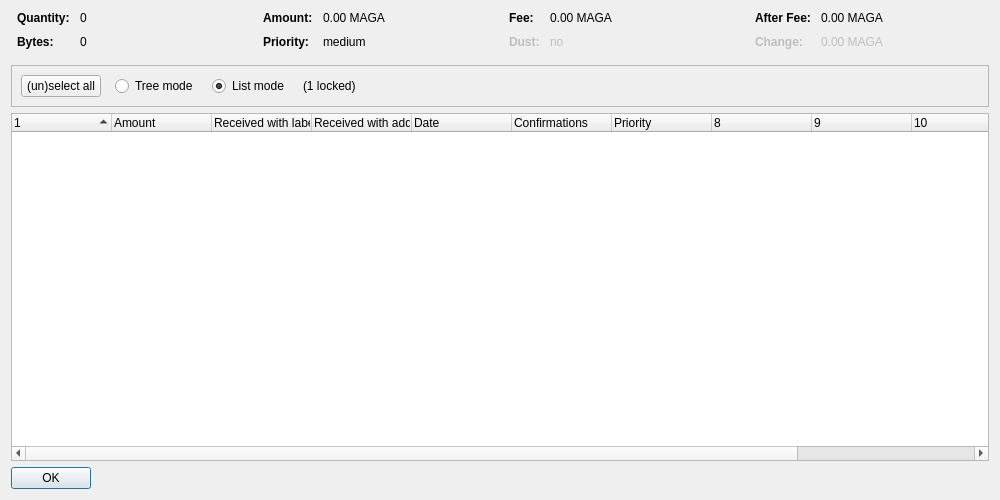
<?xml version="1.0" encoding="UTF-8"?>
<ui version="4.0">
 <class>CoinControlDialog</class>
 <widget class="QDialog" name="CoinControlDialog">
  <property name="geometry">
   <rect>
    <x>0</x>
    <y>0</y>
    <width>1000</width>
    <height>500</height>
   </rect>
  </property>
  <property name="windowTitle">
   <string>Coin Selection</string>
  </property>
  <layout class="QVBoxLayout" name="verticalLayout">
   <item>
    <layout class="QHBoxLayout" name="horizontalLayoutTop" stretch="0,0,0,0">
     <property name="topMargin">
      <number>0</number>
     </property>
     <property name="bottomMargin">
      <number>10</number>
     </property>
     <item>
      <layout class="QFormLayout" name="formLayoutCoinControl1">
       <property name="horizontalSpacing">
        <number>10</number>
       </property>
       <property name="verticalSpacing">
        <number>10</number>
       </property>
       <property name="leftMargin">
        <number>6</number>
       </property>
       <property name="rightMargin">
        <number>6</number>
       </property>
       <item row="0" column="0">
        <widget class="QLabel" name="labelCoinControlQuantityText">
         <property name="font">
          <font>
           <weight>75</weight>
           <bold>true</bold>
          </font>
         </property>
         <property name="text">
          <string>Quantity:</string>
         </property>
        </widget>
       </item>
       <item row="0" column="1">
        <widget class="QLabel" name="labelCoinControlQuantity">
         <property name="cursor">
          <cursorShape>IBeamCursor</cursorShape>
         </property>
         <property name="contextMenuPolicy">
          <enum>Qt::ActionsContextMenu</enum>
         </property>
         <property name="text">
          <string notr="true">0</string>
         </property>
         <property name="textInteractionFlags">
          <set>Qt::LinksAccessibleByMouse|Qt::TextSelectableByKeyboard|Qt::TextSelectableByMouse</set>
         </property>
        </widget>
       </item>
       <item row="1" column="0">
        <widget class="QLabel" name="labelCoinControlBytesText">
         <property name="font">
          <font>
           <weight>75</weight>
           <bold>true</bold>
          </font>
         </property>
         <property name="text">
          <string>Bytes:</string>
         </property>
        </widget>
       </item>
       <item row="1" column="1">
        <widget class="QLabel" name="labelCoinControlBytes">
         <property name="cursor">
          <cursorShape>IBeamCursor</cursorShape>
         </property>
         <property name="contextMenuPolicy">
          <enum>Qt::ActionsContextMenu</enum>
         </property>
         <property name="text">
          <string notr="true">0</string>
         </property>
         <property name="textInteractionFlags">
          <set>Qt::LinksAccessibleByMouse|Qt::TextSelectableByKeyboard|Qt::TextSelectableByMouse</set>
         </property>
        </widget>
       </item>
      </layout>
     </item>
     <item>
      <layout class="QFormLayout" name="formLayoutCoinControl2">
       <property name="horizontalSpacing">
        <number>10</number>
       </property>
       <property name="verticalSpacing">
        <number>10</number>
       </property>
       <property name="leftMargin">
        <number>6</number>
       </property>
       <property name="rightMargin">
        <number>6</number>
       </property>
       <item row="0" column="0">
        <widget class="QLabel" name="labelCoinControlAmountText">
         <property name="font">
          <font>
           <weight>75</weight>
           <bold>true</bold>
          </font>
         </property>
         <property name="text">
          <string>Amount:</string>
         </property>
        </widget>
       </item>
       <item row="0" column="1">
        <widget class="QLabel" name="labelCoinControlAmount">
         <property name="cursor">
          <cursorShape>IBeamCursor</cursorShape>
         </property>
         <property name="contextMenuPolicy">
          <enum>Qt::ActionsContextMenu</enum>
         </property>
         <property name="text">
          <string notr="true">0.00 MAGA</string>
         </property>
         <property name="textInteractionFlags">
          <set>Qt::LinksAccessibleByMouse|Qt::TextSelectableByKeyboard|Qt::TextSelectableByMouse</set>
         </property>
        </widget>
       </item>
       <item row="1" column="0">
        <widget class="QLabel" name="labelCoinControlPriorityText">
         <property name="font">
          <font>
           <weight>75</weight>
           <bold>true</bold>
          </font>
         </property>
         <property name="text">
          <string>Priority:</string>
         </property>
        </widget>
       </item>
       <item row="1" column="1">
        <widget class="QLabel" name="labelCoinControlPriority">
         <property name="cursor">
          <cursorShape>IBeamCursor</cursorShape>
         </property>
         <property name="contextMenuPolicy">
          <enum>Qt::ActionsContextMenu</enum>
         </property>
         <property name="text">
          <string notr="true">medium</string>
         </property>
         <property name="textInteractionFlags">
          <set>Qt::LinksAccessibleByMouse|Qt::TextSelectableByKeyboard|Qt::TextSelectableByMouse</set>
         </property>
        </widget>
       </item>
      </layout>
     </item>
     <item>
      <layout class="QFormLayout" name="formLayoutCoinControl3">
       <property name="horizontalSpacing">
        <number>10</number>
       </property>
       <property name="verticalSpacing">
        <number>10</number>
       </property>
       <property name="leftMargin">
        <number>6</number>
       </property>
       <property name="rightMargin">
        <number>6</number>
       </property>
       <item row="0" column="0">
        <widget class="QLabel" name="labelCoinControlFeeText">
         <property name="font">
          <font>
           <weight>75</weight>
           <bold>true</bold>
          </font>
         </property>
         <property name="text">
          <string>Fee:</string>
         </property>
        </widget>
       </item>
       <item row="0" column="1">
        <widget class="QLabel" name="labelCoinControlFee">
         <property name="cursor">
          <cursorShape>IBeamCursor</cursorShape>
         </property>
         <property name="contextMenuPolicy">
          <enum>Qt::ActionsContextMenu</enum>
         </property>
         <property name="text">
          <string notr="true">0.00 MAGA</string>
         </property>
         <property name="textInteractionFlags">
          <set>Qt::LinksAccessibleByMouse|Qt::TextSelectableByKeyboard|Qt::TextSelectableByMouse</set>
         </property>
        </widget>
       </item>
       <item row="1" column="0">
        <widget class="QLabel" name="labelCoinControlLowOutputText">
         <property name="enabled">
          <bool>false</bool>
         </property>
         <property name="font">
          <font>
           <weight>75</weight>
           <bold>true</bold>
          </font>
         </property>
         <property name="text">
          <string>Dust:</string>
         </property>
        </widget>
       </item>
       <item row="1" column="1">
        <widget class="QLabel" name="labelCoinControlLowOutput">
         <property name="enabled">
          <bool>false</bool>
         </property>
         <property name="cursor">
          <cursorShape>IBeamCursor</cursorShape>
         </property>
         <property name="contextMenuPolicy">
          <enum>Qt::ActionsContextMenu</enum>
         </property>
         <property name="text">
          <string notr="true">no</string>
         </property>
         <property name="textInteractionFlags">
          <set>Qt::LinksAccessibleByMouse|Qt::TextSelectableByKeyboard|Qt::TextSelectableByMouse</set>
         </property>
        </widget>
       </item>
      </layout>
     </item>
     <item>
      <layout class="QFormLayout" name="formLayoutCoinControl4">
       <property name="horizontalSpacing">
        <number>10</number>
       </property>
       <property name="verticalSpacing">
        <number>10</number>
       </property>
       <property name="leftMargin">
        <number>6</number>
       </property>
       <property name="rightMargin">
        <number>6</number>
       </property>
       <item row="0" column="0">
        <widget class="QLabel" name="labelCoinControlAfterFeeText">
         <property name="font">
          <font>
           <weight>75</weight>
           <bold>true</bold>
          </font>
         </property>
         <property name="text">
          <string>After Fee:</string>
         </property>
        </widget>
       </item>
       <item row="0" column="1">
        <widget class="QLabel" name="labelCoinControlAfterFee">
         <property name="cursor">
          <cursorShape>IBeamCursor</cursorShape>
         </property>
         <property name="contextMenuPolicy">
          <enum>Qt::ActionsContextMenu</enum>
         </property>
         <property name="text">
          <string notr="true">0.00 MAGA</string>
         </property>
         <property name="textInteractionFlags">
          <set>Qt::LinksAccessibleByMouse|Qt::TextSelectableByKeyboard|Qt::TextSelectableByMouse</set>
         </property>
        </widget>
       </item>
       <item row="1" column="0">
        <widget class="QLabel" name="labelCoinControlChangeText">
         <property name="enabled">
          <bool>false</bool>
         </property>
         <property name="font">
          <font>
           <weight>75</weight>
           <bold>true</bold>
          </font>
         </property>
         <property name="text">
          <string>Change:</string>
         </property>
        </widget>
       </item>
       <item row="1" column="1">
        <widget class="QLabel" name="labelCoinControlChange">
         <property name="enabled">
          <bool>false</bool>
         </property>
         <property name="cursor">
          <cursorShape>IBeamCursor</cursorShape>
         </property>
         <property name="contextMenuPolicy">
          <enum>Qt::ActionsContextMenu</enum>
         </property>
         <property name="text">
          <string notr="true">0.00 MAGA</string>
         </property>
         <property name="textInteractionFlags">
          <set>Qt::LinksAccessibleByMouse|Qt::TextSelectableByKeyboard|Qt::TextSelectableByMouse</set>
         </property>
        </widget>
       </item>
      </layout>
     </item>
    </layout>
   </item>
   <item>
    <widget class="QFrame" name="frame">
     <property name="minimumSize">
      <size>
       <width>0</width>
       <height>40</height>
      </size>
     </property>
     <property name="frameShape">
      <enum>QFrame::StyledPanel</enum>
     </property>
     <property name="frameShadow">
      <enum>QFrame::Sunken</enum>
     </property>
     <layout class="QHBoxLayout" name="horizontalLayout">
      <item>
       <layout class="QHBoxLayout" name="horizontalLayoutPanel" stretch="0,0,0,0,0">
        <property name="spacing">
         <number>14</number>
        </property>
        <item>
         <widget class="QPushButton" name="pushButtonSelectAll">
          <property name="sizePolicy">
           <sizepolicy hsizetype="Maximum" vsizetype="Fixed">
            <horstretch>0</horstretch>
            <verstretch>0</verstretch>
           </sizepolicy>
          </property>
          <property name="text">
           <string>(un)select all</string>
          </property>
          <property name="autoDefault">
           <bool>false</bool>
          </property>
         </widget>
        </item>
        <item>
         <widget class="QRadioButton" name="radioTreeMode">
          <property name="sizePolicy">
           <sizepolicy hsizetype="Maximum" vsizetype="Fixed">
            <horstretch>0</horstretch>
            <verstretch>0</verstretch>
           </sizepolicy>
          </property>
          <property name="text">
           <string>Tree mode</string>
          </property>
         </widget>
        </item>
        <item>
         <widget class="QRadioButton" name="radioListMode">
          <property name="sizePolicy">
           <sizepolicy hsizetype="Maximum" vsizetype="Fixed">
            <horstretch>0</horstretch>
            <verstretch>0</verstretch>
           </sizepolicy>
          </property>
          <property name="text">
           <string>List mode</string>
          </property>
          <property name="checked">
           <bool>true</bool>
          </property>
         </widget>
        </item>
        <item>
         <widget class="QLabel" name="labelLocked">
          <property name="text">
           <string notr="true">(1 locked)</string>
          </property>
         </widget>
        </item>
        <item>
         <spacer name="horizontalSpacer">
          <property name="orientation">
           <enum>Qt::Horizontal</enum>
          </property>
          <property name="sizeHint" stdset="0">
           <size>
            <width>40</width>
            <height>20</height>
           </size>
          </property>
         </spacer>
        </item>
       </layout>
      </item>
     </layout>
    </widget>
   </item>
   <item>
    <widget class="CoinControlTreeWidget" name="treeWidget">
     <property name="contextMenuPolicy">
      <enum>Qt::CustomContextMenu</enum>
     </property>
     <property name="sortingEnabled">
      <bool>false</bool>
     </property>
     <property name="columnCount">
      <number>12</number>
     </property>
     <attribute name="headerShowSortIndicator" stdset="0">
      <bool>true</bool>
     </attribute>
     <attribute name="headerStretchLastSection">
      <bool>false</bool>
     </attribute>
     <column>
      <property name="text">
       <string/>
      </property>
     </column>
     <column>
      <property name="text">
       <string>Amount</string>
      </property>
     </column>
     <column>
      <property name="text">
       <string>Received with label</string>
      </property>
     </column>
     <column>
      <property name="text">
       <string>Received with address</string>
      </property>
     </column>
     <column>
      <property name="text">
       <string>Date</string>
      </property>
     </column>
     <column>
      <property name="text">
       <string>Confirmations</string>
      </property>
      <property name="toolTip">
       <string>Confirmed</string>
      </property>
     </column>
     <column>
      <property name="text">
       <string>Priority</string>
      </property>
     </column>
     <column>
      <property name="text">
       <string/>
      </property>
     </column>
     <column>
      <property name="text">
       <string/>
      </property>
     </column>
     <column>
      <property name="text">
       <string/>
      </property>
     </column>
     <column>
      <property name="text">
       <string/>
      </property>
     </column>
     <column>
      <property name="text">
       <string/>
      </property>
     </column>
    </widget>
   </item>
   <item>
    <widget class="QDialogButtonBox" name="buttonBox">
     <property name="sizePolicy">
      <sizepolicy hsizetype="Maximum" vsizetype="Fixed">
       <horstretch>0</horstretch>
       <verstretch>0</verstretch>
      </sizepolicy>
     </property>
     <property name="orientation">
      <enum>Qt::Horizontal</enum>
     </property>
     <property name="standardButtons">
      <set>QDialogButtonBox::Ok</set>
     </property>
    </widget>
   </item>
  </layout>
 </widget>
 <customwidgets>
  <customwidget>
   <class>CoinControlTreeWidget</class>
   <extends>QTreeWidget</extends>
   <header>coincontroltreewidget.h</header>
  </customwidget>
 </customwidgets>
 <resources/>
 <connections/>
</ui>
